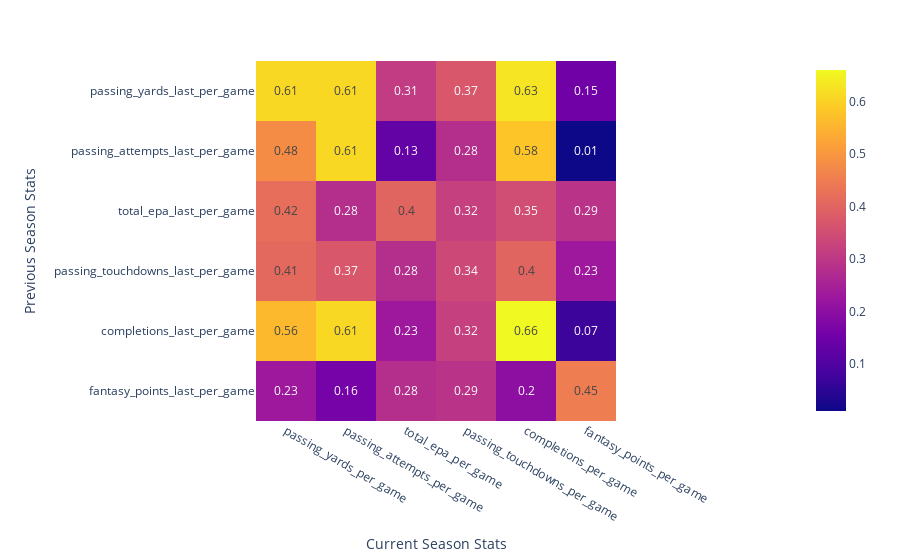
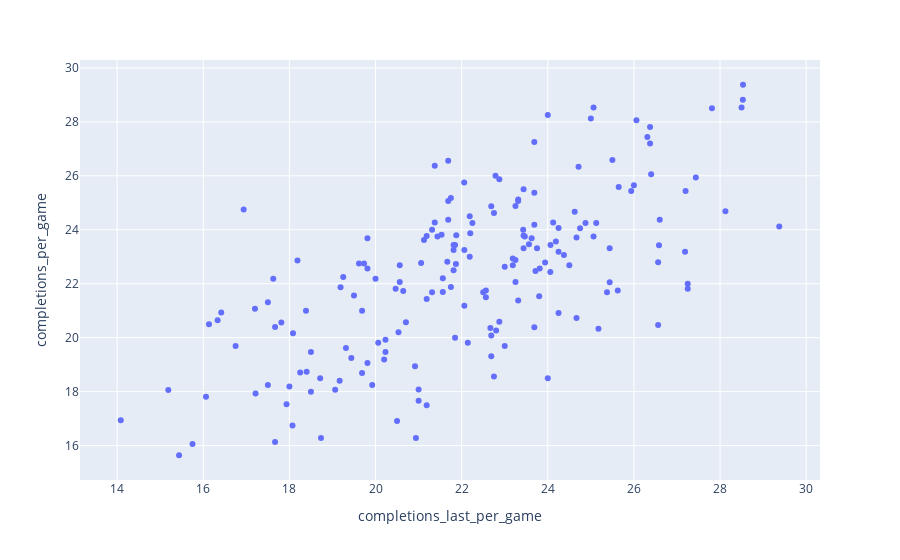

Notebook code cell kept with these figures, in order:
### Markdown cell above
## 12 Games; 12 Game Last  |  150 passing yards per game; 150 passing yards last per game

### Code cell
query = "games >= 12 and games_last >= 12 and passing_yards_per_game >= 150 and passing_yards_last_per_game >= 150"
filter_df(df, query, x, y, "starters")

### Figure 1 — Plotly figure (JSON) as saved in the notebook; plotly's stock layout.template omitted (floating-point values rounded to 4 significant figures)
{"data": [{"coloraxis": "coloraxis", "hovertemplate": "Current Season Stats: %{x}<br>Previous Season Stats: %{y}<br>color: %{z}<extra></extra>", "name": "0", "texttemplate": "%{z}", "type": "heatmap", "x": ["passing_yards_per_game", "passing_attempts_per_game", "total_epa_per_game", "passing_touchdowns_per_game", "completions_per_game", "fantasy_points_per_game"], "xaxis": "x", "y": ["passing_yards_last_per_game", "passing_attempts_last_per_game", "total_epa_last_per_game", "passing_touchdowns_last_per_game", "completions_last_per_game", "fantasy_points_last_per_game"], "yaxis": "y", "z": [[0.61, 0.61, 0.31, 0.37, 0.63, 0.15], [0.48, 0.61, 0.13, 0.28, 0.58, 0.01], [0.42, 0.28, 0.4, 0.32, 0.35, 0.29], [0.41, 0.37, 0.28, 0.34, 0.4, 0.23], [0.56, 0.61, 0.23, 0.32, 0.66, 0.07], [0.23, 0.16, 0.28, 0.29, 0.2, 0.45]]}], "layout": {"coloraxis": {"colorscale": [[0, "#0d0887"], [0.1111, "#46039f"], [0.2222, "#7201a8"], [0.3333, "#9c179e"], [0.4444, "#bd3786"], [0.5556, "#d8576b"], [0.6667, "#ed7953"], [0.7778, "#fb9f3a"], [0.8889, "#fdca26"], [1, "#f0f921"]]}, "margin": {"t": 60}, "xaxis": {"anchor": "y", "constrain": "domain", "domain": [0, 1], "scaleanchor": "y", "title": {"text": "Current Season Stats"}}, "yaxis": {"anchor": "x", "autorange": "reversed", "constrain": "domain", "domain": [0, 1], "title": {"text": "Previous Season Stats"}}}}

### Figure 2 — Plotly figure (JSON) as saved in the notebook; plotly's stock layout.template omitted (floating-point values rounded to 4 significant figures; data arrays with more than 128 entries replaced by an {"elided": "..."} marker saying what was removed)
{"data": [{"customdata": {"elided": "184x3 mixed values"}, "hovertemplate": "completions_last_per_game=%{x}<br>completions_per_game=%{y}<br>passer=%{customdata[0]}<br>season=%{customdata[1]}<br>age=%{customdata[2]}<extra></extra>", "legendgroup": "", "marker": {"color": "#636efa", "symbol": "circle"}, "mode": "markers", "name": "", "orientation": "v", "showlegend": false, "type": "scatter", "x": {"elided": "184 float values"}, "xaxis": "x", "y": {"elided": "184 float values"}, "yaxis": "y"}], "layout": {"legend": {"tracegroupgap": 0}, "margin": {"t": 60}, "xaxis": {"anchor": "y", "domain": [0, 1], "title": {"text": "completions_last_per_game"}}, "yaxis": {"anchor": "x", "domain": [0, 1], "title": {"text": "completions_per_game"}}}}
